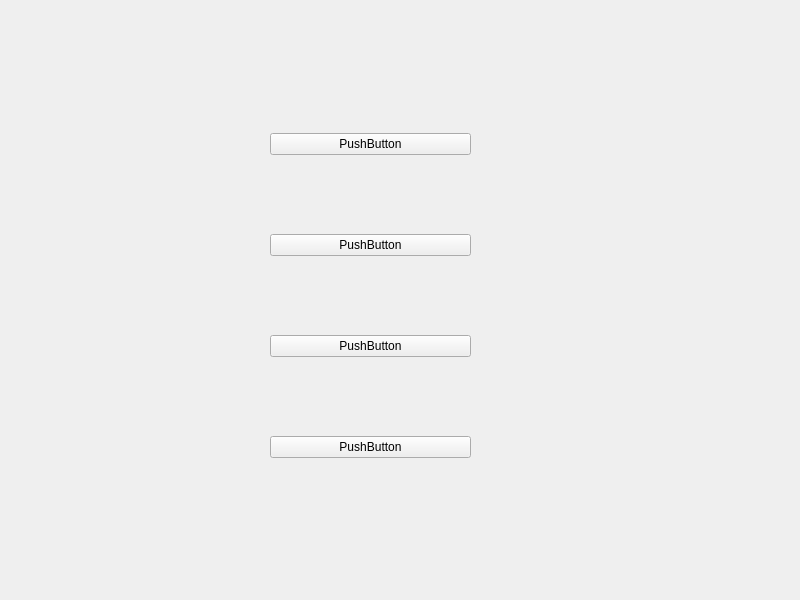
<?xml version="1.0" encoding="UTF-8"?>
<ui version="4.0">
 <class>Widget</class>
 <widget class="QWidget" name="Widget">
  <property name="geometry">
   <rect>
    <x>0</x>
    <y>0</y>
    <width>800</width>
    <height>600</height>
   </rect>
  </property>
  <property name="windowTitle">
   <string>Widget</string>
  </property>
  <widget class="QWidget" name="">
   <property name="geometry">
    <rect>
     <x>270</x>
     <y>60</y>
     <width>201</width>
     <height>471</height>
    </rect>
   </property>
   <layout class="QVBoxLayout" name="verticalLayout">
    <item>
     <widget class="QPushButton" name="pushButton">
      <property name="text">
       <string>PushButton</string>
      </property>
     </widget>
    </item>
    <item>
     <widget class="QPushButton" name="pushButton_2">
      <property name="text">
       <string>PushButton</string>
      </property>
     </widget>
    </item>
    <item>
     <widget class="QPushButton" name="pushButton_3">
      <property name="text">
       <string>PushButton</string>
      </property>
     </widget>
    </item>
    <item>
     <widget class="QPushButton" name="pushButton_4">
      <property name="text">
       <string>PushButton</string>
      </property>
     </widget>
    </item>
   </layout>
  </widget>
 </widget>
 <resources/>
 <connections/>
</ui>
